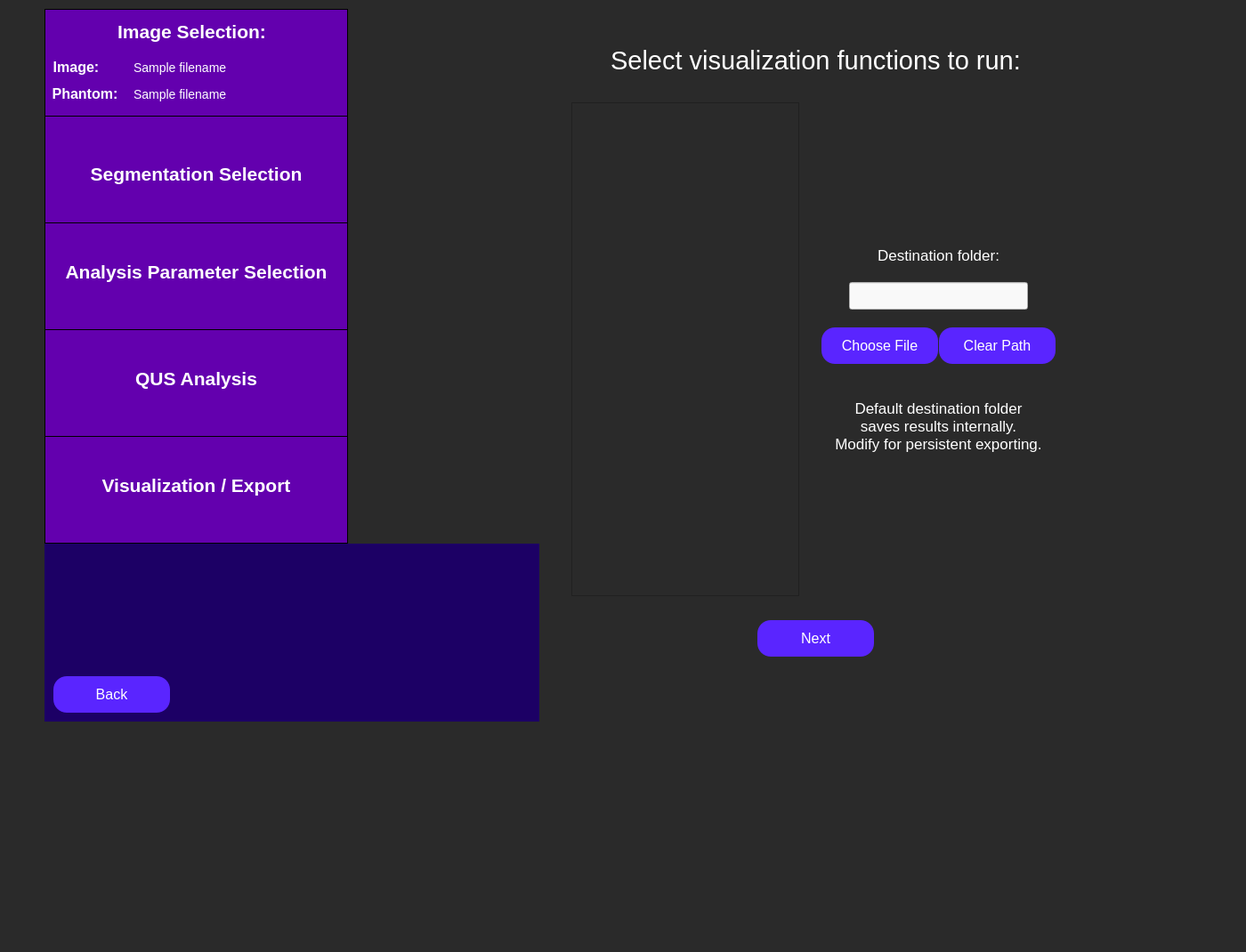
<?xml version="1.0" encoding="UTF-8"?>
<ui version="4.0">
 <class>visualizationFunctionSelection</class>
 <widget class="QWidget" name="visualizationFunctionSelection">
  <property name="geometry">
   <rect>
    <x>0</x>
    <y>0</y>
    <width>1400</width>
    <height>1070</height>
   </rect>
  </property>
  <property name="minimumSize">
   <size>
    <width>1400</width>
    <height>662</height>
   </size>
  </property>
  <property name="windowTitle">
   <string>Visualization Configuration Loading</string>
  </property>
  <property name="styleSheet">
   <string notr="true">QWidget {
	background: rgb(42, 42, 42);
}</string>
  </property>
  <widget class="QWidget" name="horizontalLayoutWidget_4">
   <property name="geometry">
    <rect>
     <x>50</x>
     <y>10</y>
     <width>1151</width>
     <height>801</height>
    </rect>
   </property>
   <layout class="QHBoxLayout" name="full_screen_layout" stretch="0,0">
    <item>
     <layout class="QVBoxLayout" name="side_bar_layout" stretch="0,0">
      <property name="spacing">
       <number>0</number>
      </property>
      <property name="sizeConstraint">
       <enum>QLayout::SizeConstraint::SetMaximumSize</enum>
      </property>
      <item>
       <widget class="QWidget" name="sidebar" native="true">
        <property name="minimumSize">
         <size>
          <width>341</width>
          <height>601</height>
         </size>
        </property>
        <property name="maximumSize">
         <size>
          <width>241</width>
          <height>601</height>
         </size>
        </property>
        <property name="toolTip">
         <string>&lt;html&gt;&lt;head/&gt;&lt;body&gt;&lt;p&gt;&lt;br/&gt;&lt;/p&gt;&lt;/body&gt;&lt;/html&gt;</string>
        </property>
        <property name="styleSheet">
         <string notr="true">QWidget {
	background-color: rgb(28, 0, 101);
}</string>
        </property>
        <widget class="QFrame" name="imageSelectionSidebar">
         <property name="geometry">
          <rect>
           <x>0</x>
           <y>0</y>
           <width>341</width>
           <height>121</height>
          </rect>
         </property>
         <property name="minimumSize">
          <size>
           <width>341</width>
           <height>121</height>
          </size>
         </property>
         <property name="maximumSize">
          <size>
           <width>341</width>
           <height>121</height>
          </size>
         </property>
         <property name="styleSheet">
          <string notr="true">QFrame {
	background-color: rgb(99, 0, 174);
	border: 1px solid black;
}</string>
         </property>
         <property name="frameShape">
          <enum>QFrame::Shape::StyledPanel</enum>
         </property>
         <property name="frameShadow">
          <enum>QFrame::Shadow::Raised</enum>
         </property>
         <widget class="QLabel" name="imageSelectionLabelSidebar">
          <property name="geometry">
           <rect>
            <x>70</x>
            <y>0</y>
            <width>191</width>
            <height>51</height>
           </rect>
          </property>
          <property name="styleSheet">
           <string notr="true">QLabel {
	font-size: 21px;
	color: rgb(255, 255, 255);
	background-color: rgba(255, 255, 255, 0);
	border: 0px;
	font-weight: bold;
}</string>
          </property>
          <property name="text">
           <string>Image Selection:</string>
          </property>
          <property name="alignment">
           <set>Qt::AlignmentFlag::AlignCenter</set>
          </property>
         </widget>
         <widget class="QLabel" name="imageLabel">
          <property name="geometry">
           <rect>
            <x>-60</x>
            <y>40</y>
            <width>191</width>
            <height>51</height>
           </rect>
          </property>
          <property name="styleSheet">
           <string notr="true">QLabel {
	font-size: 16px;
	color: rgb(255, 255, 255);
	background-color: rgba(255, 255, 255, 0);
	border: 0px;
	font-weight: bold;
}</string>
          </property>
          <property name="text">
           <string>Image:</string>
          </property>
          <property name="alignment">
           <set>Qt::AlignmentFlag::AlignCenter</set>
          </property>
         </widget>
         <widget class="QLabel" name="phantomLabel">
          <property name="geometry">
           <rect>
            <x>-50</x>
            <y>70</y>
            <width>191</width>
            <height>51</height>
           </rect>
          </property>
          <property name="styleSheet">
           <string notr="true">QLabel {
	font-size: 16px;
	color: rgb(255, 255, 255);
	background-color: rgba(255, 255, 255, 0);
	border: 0px;
	font-weight: bold
}</string>
          </property>
          <property name="text">
           <string>Phantom:</string>
          </property>
          <property name="alignment">
           <set>Qt::AlignmentFlag::AlignCenter</set>
          </property>
         </widget>
         <widget class="QLabel" name="image_path_input">
          <property name="geometry">
           <rect>
            <x>100</x>
            <y>40</y>
            <width>241</width>
            <height>51</height>
           </rect>
          </property>
          <property name="styleSheet">
           <string notr="true">QLabel {
	font-size: 14px;
	color: rgb(255, 255, 255);
	background-color: rgba(255, 255, 255, 0);
	border: 0px;
}</string>
          </property>
          <property name="text">
           <string>Sample filename </string>
          </property>
          <property name="alignment">
           <set>Qt::AlignmentFlag::AlignLeading|Qt::AlignmentFlag::AlignLeft|Qt::AlignmentFlag::AlignVCenter</set>
          </property>
         </widget>
         <widget class="QLabel" name="phantom_path_input">
          <property name="geometry">
           <rect>
            <x>100</x>
            <y>70</y>
            <width>241</width>
            <height>51</height>
           </rect>
          </property>
          <property name="styleSheet">
           <string notr="true">QLabel {
	font-size: 14px;
	color: rgb(255, 255, 255);
	background-color: rgba(255, 255, 255, 0);
	border: 0px;
}</string>
          </property>
          <property name="text">
           <string>Sample filename </string>
          </property>
          <property name="alignment">
           <set>Qt::AlignmentFlag::AlignLeading|Qt::AlignmentFlag::AlignLeft|Qt::AlignmentFlag::AlignVCenter</set>
          </property>
         </widget>
        </widget>
        <widget class="QFrame" name="segmentationSidebar">
         <property name="geometry">
          <rect>
           <x>0</x>
           <y>120</y>
           <width>341</width>
           <height>121</height>
          </rect>
         </property>
         <property name="maximumSize">
          <size>
           <width>341</width>
           <height>121</height>
          </size>
         </property>
         <property name="styleSheet">
          <string notr="true">QFrame {
	background-color: rgb(99, 0, 174);
	border: 1px solid black;
}</string>
         </property>
         <property name="frameShape">
          <enum>QFrame::Shape::StyledPanel</enum>
         </property>
         <property name="frameShadow">
          <enum>QFrame::Shadow::Raised</enum>
         </property>
         <widget class="QLabel" name="segmentationSidebarLabel">
          <property name="geometry">
           <rect>
            <x>0</x>
            <y>40</y>
            <width>341</width>
            <height>51</height>
           </rect>
          </property>
          <property name="styleSheet">
           <string notr="true">QLabel {
	font-size: 21px;
	color: rgb(255, 255, 255);
	background-color: rgba(255, 255, 255, 0);
	border: 0px;
	font-weight: bold;
}</string>
          </property>
          <property name="text">
           <string>Segmentation Selection</string>
          </property>
          <property name="alignment">
           <set>Qt::AlignmentFlag::AlignCenter</set>
          </property>
         </widget>
        </widget>
        <widget class="QFrame" name="analysisParamsSidebar">
         <property name="geometry">
          <rect>
           <x>0</x>
           <y>240</y>
           <width>341</width>
           <height>121</height>
          </rect>
         </property>
         <property name="maximumSize">
          <size>
           <width>341</width>
           <height>121</height>
          </size>
         </property>
         <property name="styleSheet">
          <string notr="true">QFrame {
	background-color: rgb(99, 0, 174);
	border: 1px solid black;
}</string>
         </property>
         <property name="frameShape">
          <enum>QFrame::Shape::StyledPanel</enum>
         </property>
         <property name="frameShadow">
          <enum>QFrame::Shadow::Raised</enum>
         </property>
         <widget class="QLabel" name="analysisParamsLabel">
          <property name="geometry">
           <rect>
            <x>0</x>
            <y>30</y>
            <width>341</width>
            <height>51</height>
           </rect>
          </property>
          <property name="styleSheet">
           <string notr="true">QLabel {
	font-size: 21px;
	color: rgb(255, 255, 255);
	background-color: rgba(255, 255, 255, 0);
	border: 0px;
	font-weight:bold;
}</string>
          </property>
          <property name="text">
           <string>Analysis Parameter Selection</string>
          </property>
          <property name="alignment">
           <set>Qt::AlignmentFlag::AlignCenter</set>
          </property>
         </widget>
        </widget>
        <widget class="QFrame" name="rfAnalysisSidebar">
         <property name="geometry">
          <rect>
           <x>0</x>
           <y>360</y>
           <width>341</width>
           <height>121</height>
          </rect>
         </property>
         <property name="minimumSize">
          <size>
           <width>341</width>
           <height>121</height>
          </size>
         </property>
         <property name="maximumSize">
          <size>
           <width>341</width>
           <height>121</height>
          </size>
         </property>
         <property name="styleSheet">
          <string notr="true">QFrame {
	background-color: rgb(99, 0, 174);
	border: 1px solid black;
}</string>
         </property>
         <property name="frameShape">
          <enum>QFrame::Shape::StyledPanel</enum>
         </property>
         <property name="frameShadow">
          <enum>QFrame::Shadow::Raised</enum>
         </property>
         <widget class="QLabel" name="rfAnalysisLabel">
          <property name="geometry">
           <rect>
            <x>0</x>
            <y>30</y>
            <width>341</width>
            <height>51</height>
           </rect>
          </property>
          <property name="styleSheet">
           <string notr="true">QLabel {
	font-size: 21px;
	color: rgb(255, 255, 255);
	background-color: rgba(255, 255, 255, 0);
	border: 0px;
	font-weight: bold;
}</string>
          </property>
          <property name="text">
           <string>QUS Analysis</string>
          </property>
          <property name="alignment">
           <set>Qt::AlignmentFlag::AlignCenter</set>
          </property>
         </widget>
        </widget>
        <widget class="QFrame" name="exportResultsSidebar">
         <property name="geometry">
          <rect>
           <x>0</x>
           <y>480</y>
           <width>341</width>
           <height>121</height>
          </rect>
         </property>
         <property name="minimumSize">
          <size>
           <width>341</width>
           <height>121</height>
          </size>
         </property>
         <property name="maximumSize">
          <size>
           <width>341</width>
           <height>121</height>
          </size>
         </property>
         <property name="styleSheet">
          <string notr="true">QFrame {
	background-color:  rgb(99, 0, 174);
	border: 1px solid black;
}</string>
         </property>
         <property name="frameShape">
          <enum>QFrame::Shape::StyledPanel</enum>
         </property>
         <property name="frameShadow">
          <enum>QFrame::Shadow::Raised</enum>
         </property>
         <widget class="QLabel" name="exportResultsLabel">
          <property name="geometry">
           <rect>
            <x>20</x>
            <y>30</y>
            <width>301</width>
            <height>51</height>
           </rect>
          </property>
          <property name="styleSheet">
           <string notr="true">QLabel {
	font-size: 21px;
	color: rgb(255, 255, 255);
	background-color: rgba(255, 255, 255, 0);
	border: 0px;
	font-weight: bold;
}</string>
          </property>
          <property name="text">
           <string>Visualization / Export</string>
          </property>
          <property name="alignment">
           <set>Qt::AlignmentFlag::AlignCenter</set>
          </property>
         </widget>
        </widget>
       </widget>
      </item>
      <item>
       <widget class="QFrame" name="gridFrame">
        <property name="maximumSize">
         <size>
          <width>341</width>
          <height>16777215</height>
         </size>
        </property>
        <property name="styleSheet">
         <string notr="true">QFrame {
	background-color: rgb(28, 0, 101);
}</string>
        </property>
        <layout class="QGridLayout" name="backButtonGrid" rowstretch="0,0">
         <property name="sizeConstraint">
          <enum>QLayout::SizeConstraint::SetMinAndMaxSize</enum>
         </property>
         <property name="leftMargin">
          <number>10</number>
         </property>
         <property name="topMargin">
          <number>10</number>
         </property>
         <property name="rightMargin">
          <number>10</number>
         </property>
         <property name="bottomMargin">
          <number>10</number>
         </property>
         <item row="0" column="0">
          <spacer name="verticalSpacer">
           <property name="orientation">
            <enum>Qt::Orientation::Vertical</enum>
           </property>
           <property name="sizeHint" stdset="0">
            <size>
             <width>20</width>
             <height>40</height>
            </size>
           </property>
          </spacer>
         </item>
         <item row="1" column="1">
          <spacer name="horizontalSpacer">
           <property name="orientation">
            <enum>Qt::Orientation::Horizontal</enum>
           </property>
           <property name="sizeHint" stdset="0">
            <size>
             <width>40</width>
             <height>20</height>
            </size>
           </property>
          </spacer>
         </item>
         <item row="1" column="0">
          <widget class="QPushButton" name="back_button">
           <property name="minimumSize">
            <size>
             <width>131</width>
             <height>41</height>
            </size>
           </property>
           <property name="maximumSize">
            <size>
             <width>131</width>
             <height>41</height>
            </size>
           </property>
           <property name="styleSheet">
            <string notr="true">QPushButton {
	color: white;
	font-size: 16px;
	background: rgb(90, 37, 255);
	border-radius: 15px;
}</string>
           </property>
           <property name="text">
            <string>Back</string>
           </property>
          </widget>
         </item>
        </layout>
       </widget>
      </item>
     </layout>
    </item>
    <item>
     <layout class="QVBoxLayout" name="visualization_function_layout" stretch="1,10,1,1">
      <property name="spacing">
       <number>20</number>
      </property>
      <property name="leftMargin">
       <number>30</number>
      </property>
      <property name="topMargin">
       <number>30</number>
      </property>
      <property name="rightMargin">
       <number>10</number>
      </property>
      <property name="bottomMargin">
       <number>10</number>
      </property>
      <item>
       <widget class="QLabel" name="analysis_function_label">
        <property name="styleSheet">
         <string notr="true">QLabel {
	font-size: 29px;
	color: rgb(255, 255, 255);
	background-color: rgba(255, 255, 255, 0);
}</string>
        </property>
        <property name="text">
         <string>Select visualization functions to run:</string>
        </property>
        <property name="textFormat">
         <enum>Qt::TextFormat::AutoText</enum>
        </property>
        <property name="scaledContents">
         <bool>false</bool>
        </property>
        <property name="alignment">
         <set>Qt::AlignmentFlag::AlignCenter</set>
        </property>
        <property name="wordWrap">
         <bool>true</bool>
        </property>
       </widget>
      </item>
      <item>
       <layout class="QHBoxLayout" name="horizontalLayout" stretch="10,1">
        <item>
         <widget class="QListWidget" name="funcs_list"/>
        </item>
        <item>
         <layout class="QVBoxLayout" name="chooseImgLayout">
          <property name="leftMargin">
           <number>5</number>
          </property>
          <property name="rightMargin">
           <number>5</number>
          </property>
          <item>
           <spacer name="verticalSpacer_2">
            <property name="orientation">
             <enum>Qt::Orientation::Vertical</enum>
            </property>
            <property name="sizeHint" stdset="0">
             <size>
              <width>20</width>
              <height>40</height>
             </size>
            </property>
           </spacer>
          </item>
          <item>
           <widget class="QLabel" name="dest_path_label">
            <property name="styleSheet">
             <string notr="true">QLabel {
	background-color: rgba(255, 255, 255, 0);
	color: white;
	font-size: 17px;
}</string>
            </property>
            <property name="text">
             <string>Destination folder:</string>
            </property>
            <property name="alignment">
             <set>Qt::AlignmentFlag::AlignCenter</set>
            </property>
            <property name="textInteractionFlags">
             <set>Qt::TextInteractionFlag::NoTextInteraction</set>
            </property>
           </widget>
          </item>
          <item alignment="Qt::AlignmentFlag::AlignHCenter|Qt::AlignmentFlag::AlignVCenter">
           <widget class="QLineEdit" name="dest_path_input">
            <property name="minimumSize">
             <size>
              <width>201</width>
              <height>31</height>
             </size>
            </property>
            <property name="maximumSize">
             <size>
              <width>401</width>
              <height>31</height>
             </size>
            </property>
            <property name="styleSheet">
             <string notr="true">QLineEdit {
	background-color: rgb(249, 249, 249);
	color: black;
}</string>
            </property>
           </widget>
          </item>
          <item>
           <layout class="QHBoxLayout" name="chooseImageButtonsLayout">
            <property name="spacing">
             <number>1</number>
            </property>
            <item alignment="Qt::AlignmentFlag::AlignRight">
             <widget class="QPushButton" name="choose_dest_path_button">
              <property name="minimumSize">
               <size>
                <width>131</width>
                <height>41</height>
               </size>
              </property>
              <property name="maximumSize">
               <size>
                <width>131</width>
                <height>41</height>
               </size>
              </property>
              <property name="styleSheet">
               <string notr="true">QPushButton {
	color: white;
	font-size: 16px;
	background: rgb(90, 37, 255);
	border-radius: 15px;
}</string>
              </property>
              <property name="text">
               <string>Choose File</string>
              </property>
             </widget>
            </item>
            <item>
             <widget class="QPushButton" name="clear_dest_path_button">
              <property name="minimumSize">
               <size>
                <width>131</width>
                <height>41</height>
               </size>
              </property>
              <property name="maximumSize">
               <size>
                <width>131</width>
                <height>41</height>
               </size>
              </property>
              <property name="styleSheet">
               <string notr="true">QPushButton {
	color: white;
	font-size: 16px;
	background: rgb(90, 37, 255);
	border-radius: 15px;
}</string>
              </property>
              <property name="text">
               <string>Clear Path</string>
              </property>
             </widget>
            </item>
           </layout>
          </item>
          <item>
           <widget class="QLabel" name="clear_dest_path_hint">
            <property name="styleSheet">
             <string notr="true">QLabel {
	background-color: rgba(255, 255, 255, 0);
	color: white;
	font-size: 17px;
}</string>
            </property>
            <property name="text">
             <string>
Default destination folder
saves results internally.
Modify for persistent exporting.</string>
            </property>
            <property name="alignment">
             <set>Qt::AlignmentFlag::AlignCenter</set>
            </property>
            <property name="textInteractionFlags">
             <set>Qt::TextInteractionFlag::NoTextInteraction</set>
            </property>
           </widget>
          </item>
          <item>
           <spacer name="verticalSpacer_3">
            <property name="orientation">
             <enum>Qt::Orientation::Vertical</enum>
            </property>
            <property name="sizeHint" stdset="0">
             <size>
              <width>20</width>
              <height>40</height>
             </size>
            </property>
           </spacer>
          </item>
         </layout>
        </item>
       </layout>
      </item>
      <item alignment="Qt::AlignmentFlag::AlignHCenter|Qt::AlignmentFlag::AlignVCenter">
       <widget class="QPushButton" name="next_button">
        <property name="minimumSize">
         <size>
          <width>131</width>
          <height>41</height>
         </size>
        </property>
        <property name="maximumSize">
         <size>
          <width>131</width>
          <height>41</height>
         </size>
        </property>
        <property name="styleSheet">
         <string notr="true">QPushButton {
	color: white;
	font-size: 16px;
	background: rgb(90, 37, 255);
	border-radius: 15px;
}</string>
        </property>
        <property name="text">
         <string>Next</string>
        </property>
       </widget>
      </item>
      <item>
       <spacer name="verticalSpacer_10">
        <property name="orientation">
         <enum>Qt::Orientation::Vertical</enum>
        </property>
        <property name="sizeHint" stdset="0">
         <size>
          <width>20</width>
          <height>40</height>
         </size>
        </property>
       </spacer>
      </item>
     </layout>
    </item>
   </layout>
  </widget>
 </widget>
 <resources/>
 <connections/>
</ui>
